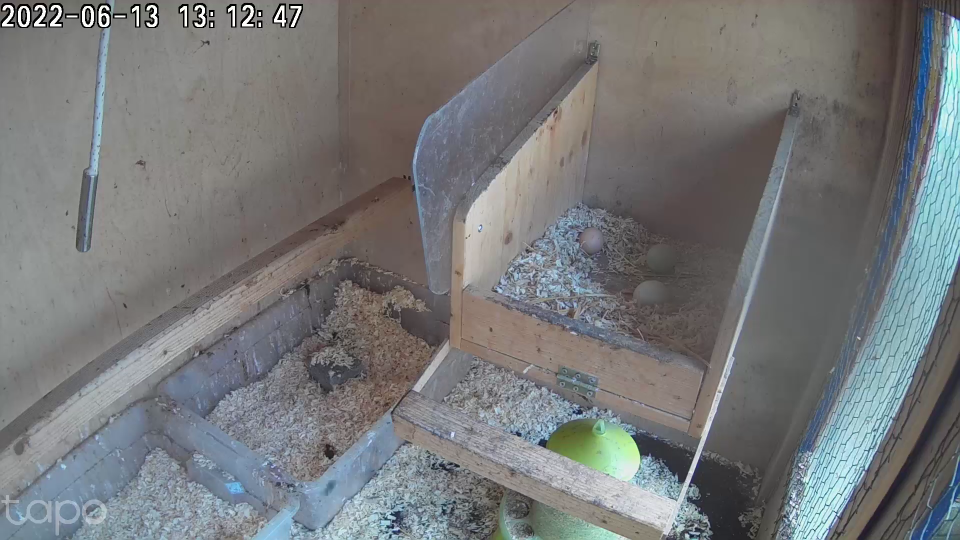
#> input picture webcam-viewer/eggSample59.png, 1920 x 1080 px, given in place of the camera (shown at 1/2 size)
$ python edgeDetection.py
#> lines starting #> are read from the running program, lines starting #| are printed output that depends on the picture; after the words box and inside, x2 and y2 are one past the last pixel; in counts of white or black regions, pixels touching at a corner belong together
import cv2

from skimage.transform import hough_ellipse

blur_strength = 1
hysteresis_threshold = 1

def on_blur_change(value):

  if (value % 2 != 1):
    return

  global blur_strength
  blur_strength = value


def on_hysteresis_change(value):
  global hysteresis_threshold
  hysteresis_threshold = value

def detectContourEgg(frame):

  # Remove unnecessary patterns that could disrupt the detection
  frame = cv2.cvtColor(frame, cv2.COLOR_BGR2GRAY)
  frame = cv2.GaussianBlur(frame, (blur_strength,blur_strength), 0)

  # Edge Detection (https://docs.opencv.org/3.4/db/df6/tutorial_erosion_dilatation.html)
  frame = cv2.Canny(frame, hysteresis_threshold, hysteresis_threshold)
  frame = cv2.dilate(frame, None, iterations = 1)
  frame = cv2.erode(frame, None, iterations = 1)

  return frame


cv2.namedWindow("Raw Video Feed", cv2.WINDOW_AUTOSIZE)
cv2.namedWindow("Edge Detection", cv2.WINDOW_AUTOSIZE)

cv2.createTrackbar("Blur Strength", "Edge Detection", 1, 50, on_blur_change)
cv2.createTrackbar("Hysteresis Threshold", "Edge Detection", 1, 250, on_hysteresis_change)

webcamFeed = cv2.VideoCapture(0, cv2.CAP_DSHOW)

webcamFeed.set(cv2.CAP_PROP_FRAME_WIDTH, 852) # 852
webcamFeed.set(cv2.CAP_PROP_FRAME_HEIGHT, 480) # 480

while True:

  rval, frame = webcamFeed.read()
#> frame is the input picture: shape (1080, 1920, 3); mean B, G, R 120.8, 119.8, 118.1
  if not rval:
    break

  frame = cv2.resize(frame, (852, 480))
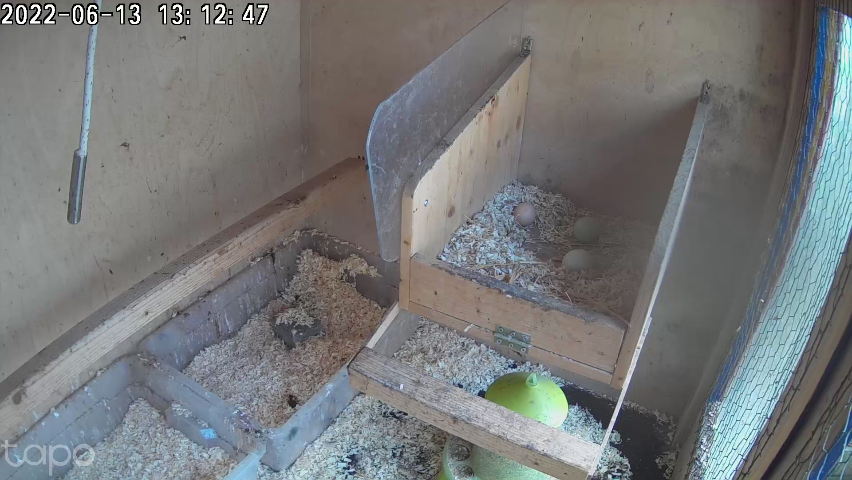
#> frame: shape (480, 852, 3); mean B, G, R 120.7, 119.7, 118
  cv2.imshow("Raw Video Feed", frame)

  cv2.imshow("Edge Detection", detectContourEgg(frame))
#> in detectContourEgg, `frame = cv2.cvtColor(frame, cv2.COLOR_BGR2GRAY)`:
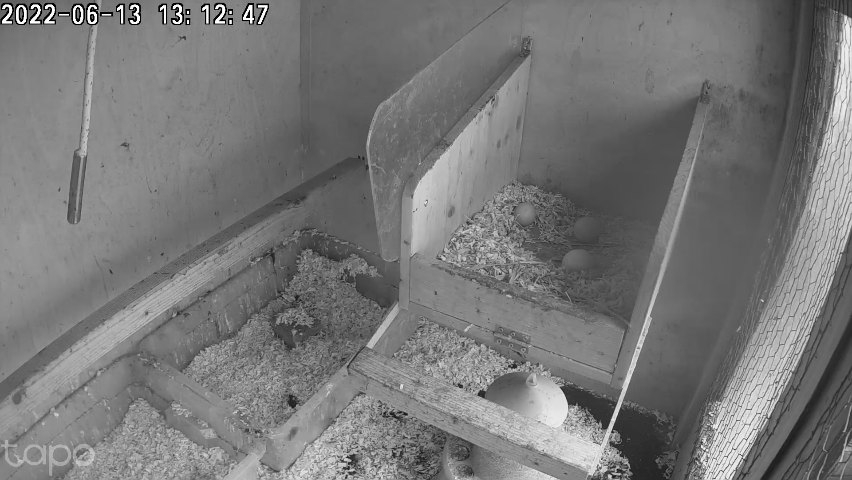
#> frame: shape (480, 852); min 0, max 255, mean 119.2
#> in detectContourEgg, `frame = cv2.Canny(frame, hysteresis_threshold, hysteresis_threshold)`:
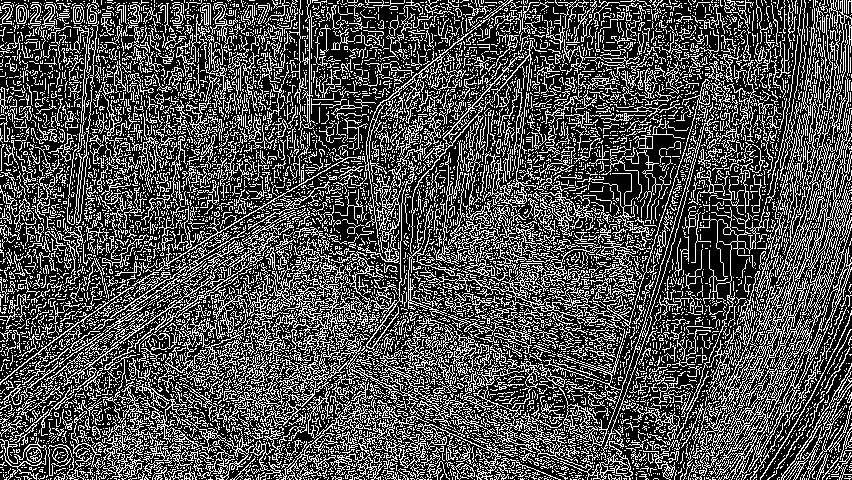
#> frame: shape (480, 852); 31% white in thin lines or dots
#> in detectContourEgg, `frame = cv2.dilate(frame, None, iterations = 1)`:
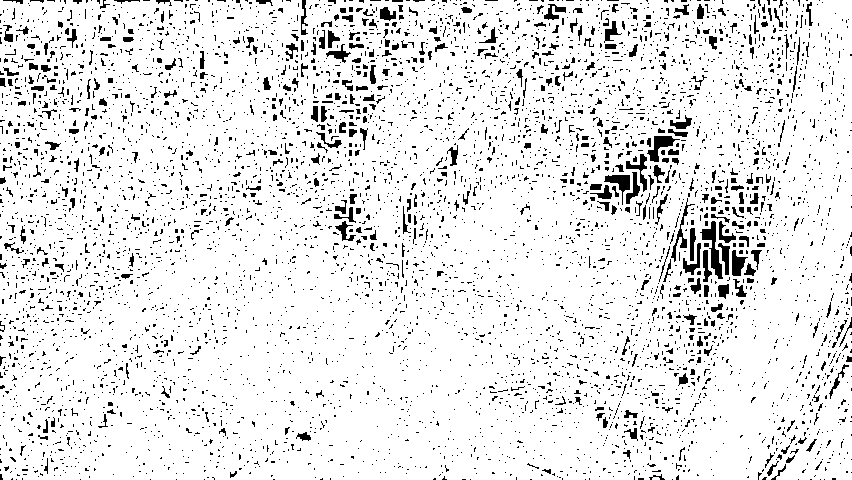
#> frame: shape (480, 852); 90.8% white; black in thin lines or dots
#> in detectContourEgg, `frame = cv2.erode(frame, None, iterations = 1)`:
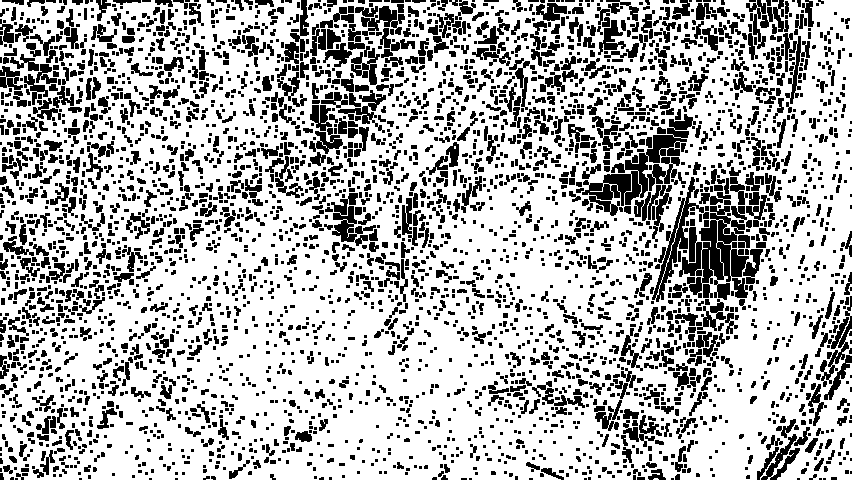
#> frame: shape (480, 852); 70.7% white; 3741 black regions (2256 under 20 px), largest, box (x1, y1, x2, y2) and area: (679, 206, 763, 300) 3655, (582, 114, 696, 216) 3454, (652, 177, 709, 302) 1401

  if cv2.waitKey(1) & 0xFF == ord('q'):
#> (key q is pressed here)
    break

webcamFeed.release()
cv2.destroyAllWindows()
exit()
#> (the program exits here)

$ run again, on webcam-viewer/source2.PNG
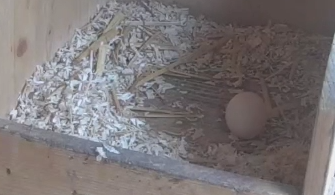
#> input picture webcam-viewer/source2.PNG, 335 x 195 px, given in place of the camera
#> frame is the input picture: shape (195, 335, 3); mean B, G, R 117.9, 116.7, 122.1
#> in detectContourEgg, `frame = cv2.Canny(frame, hysteresis_threshold, hysteresis_threshold)`:
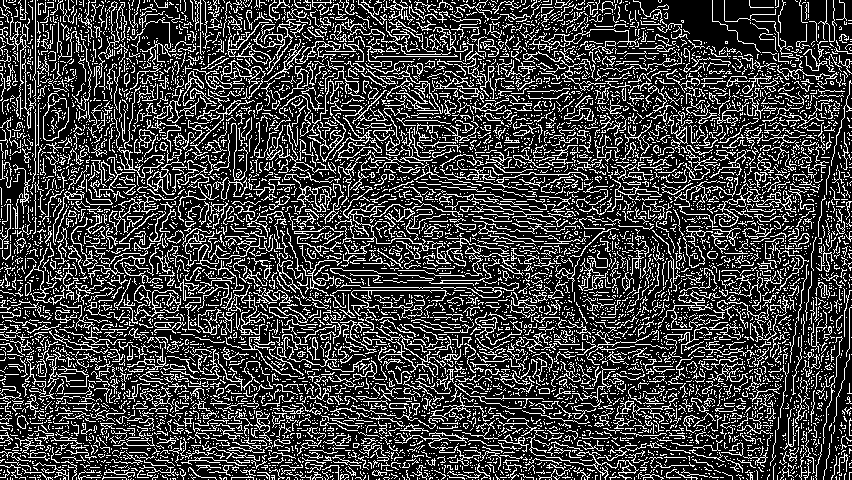
#> frame: shape (480, 852); 24.8% white in thin lines or dots
#> in detectContourEgg, `frame = cv2.erode(frame, None, iterations = 1)`:
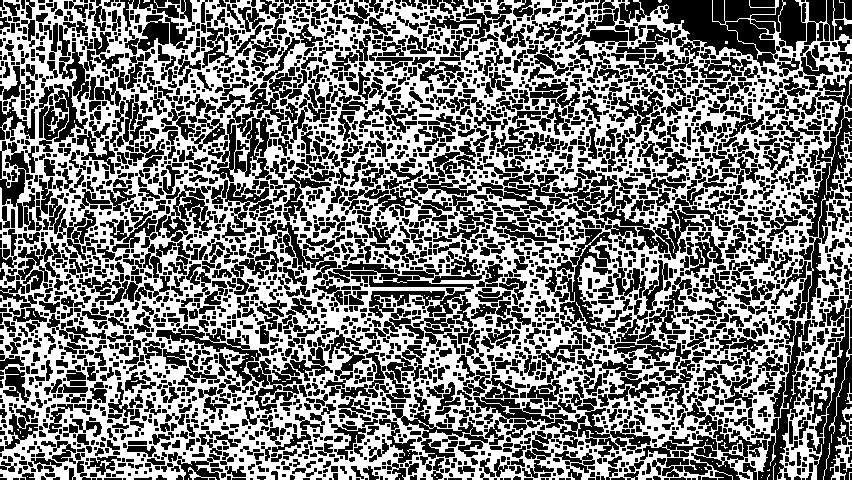
#> frame: shape (480, 852); 48% white; 218 white regions (209 under 20 px), largest, box (x1, y1, x2, y2) and area: (0, 0, 852, 480) 194931, (830, 434, 852, 480) 364, (842, 407, 852, 436) 105

$ run again, on webcam-viewer/source3.PNG
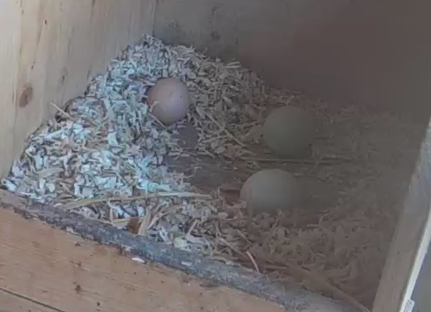
#> input picture webcam-viewer/source3.PNG, 431 x 312 px, given in place of the camera
#> frame is the input picture: shape (312, 431, 3); mean B, G, R 107.8, 106.2, 109.5
#> in detectContourEgg, `frame = cv2.Canny(frame, hysteresis_threshold, hysteresis_threshold)`:
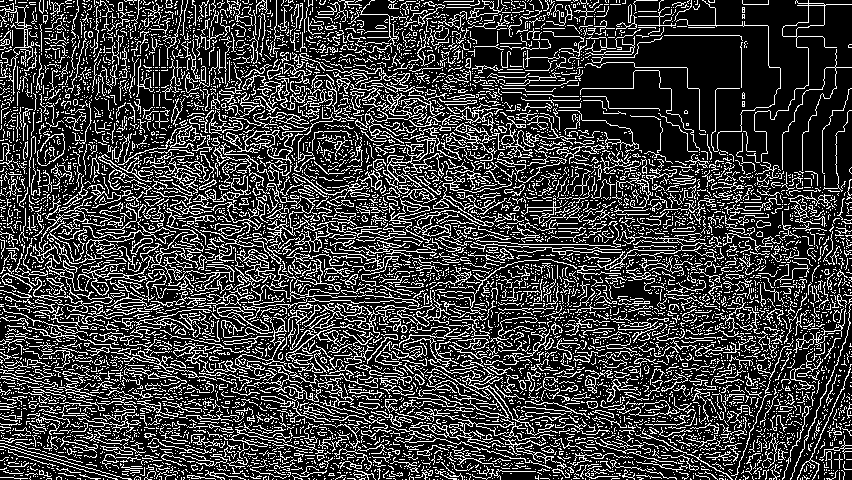
#> frame: shape (480, 852); 24.2% white in thin lines or dots
#> in detectContourEgg, `frame = cv2.erode(frame, None, iterations = 1)`:
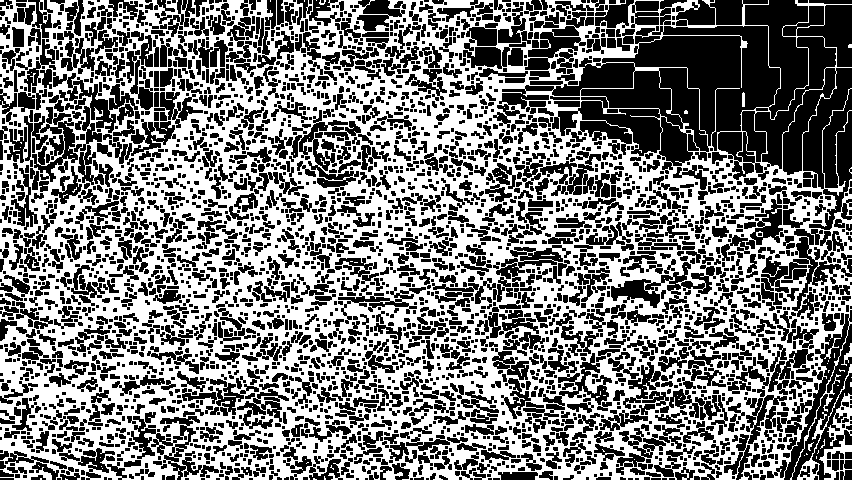
#> frame: shape (480, 852); 48.8% white; 160 white regions (152 under 20 px), largest, box (x1, y1, x2, y2) and area: (0, 0, 852, 480) 197362, (819, 393, 852, 480) 906, (797, 364, 852, 480) 465
